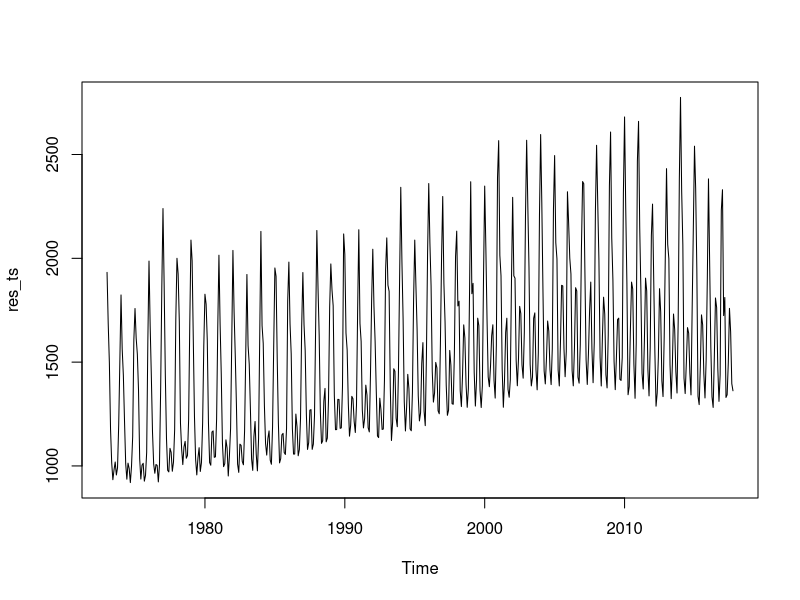
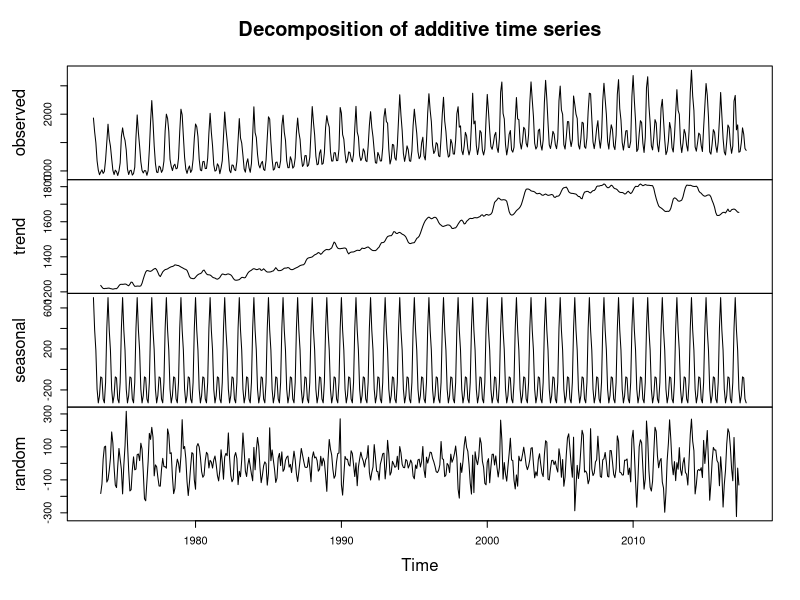
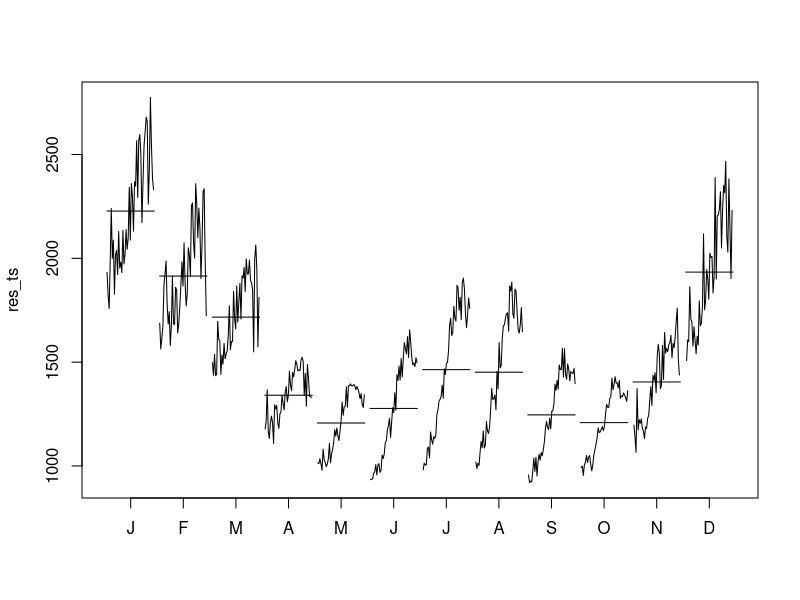
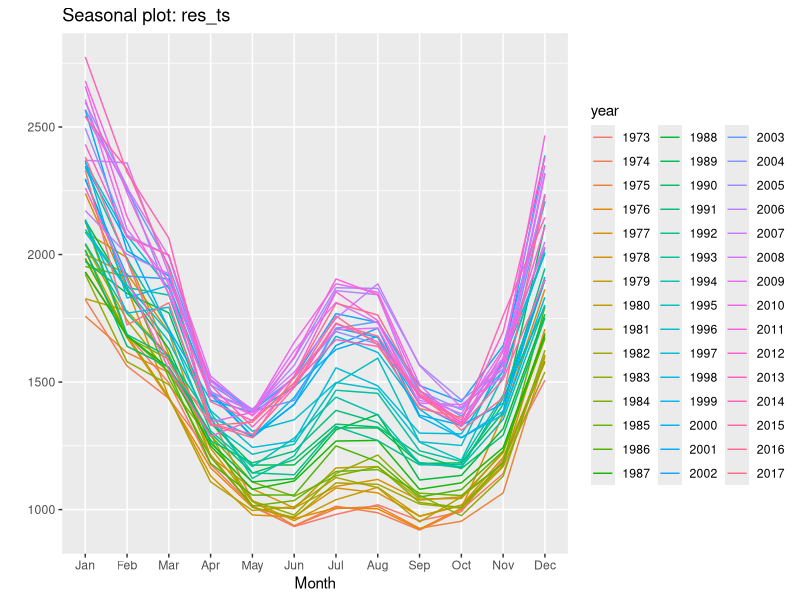
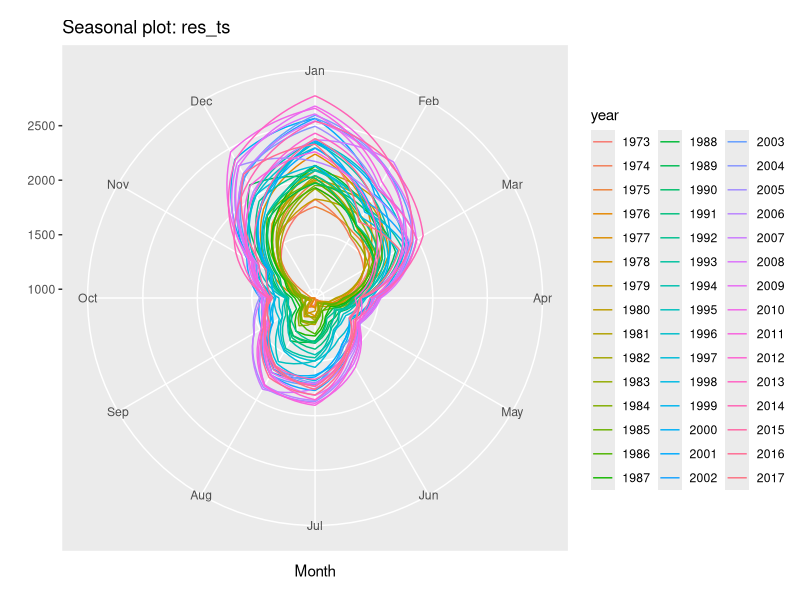
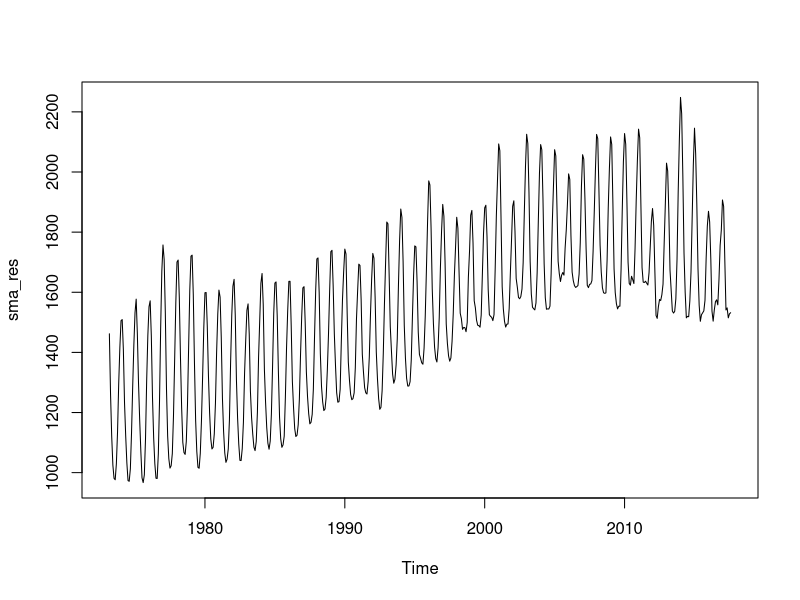
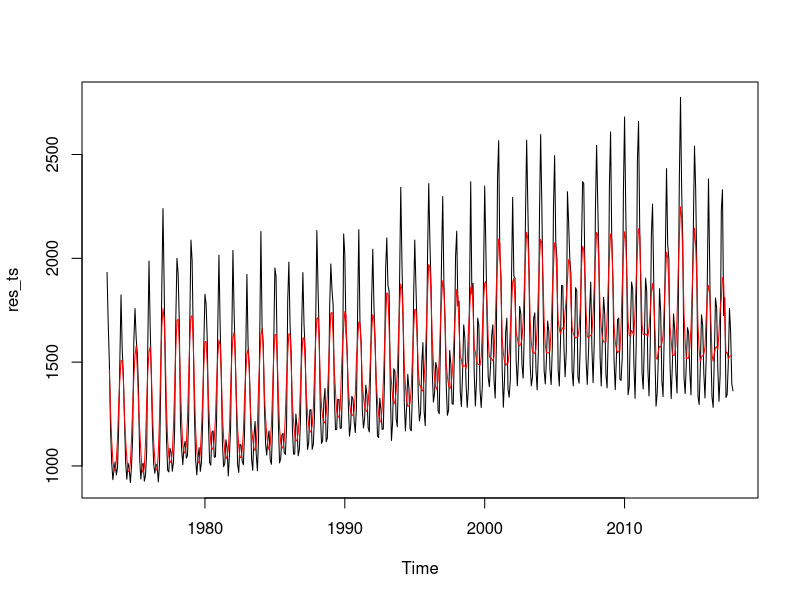
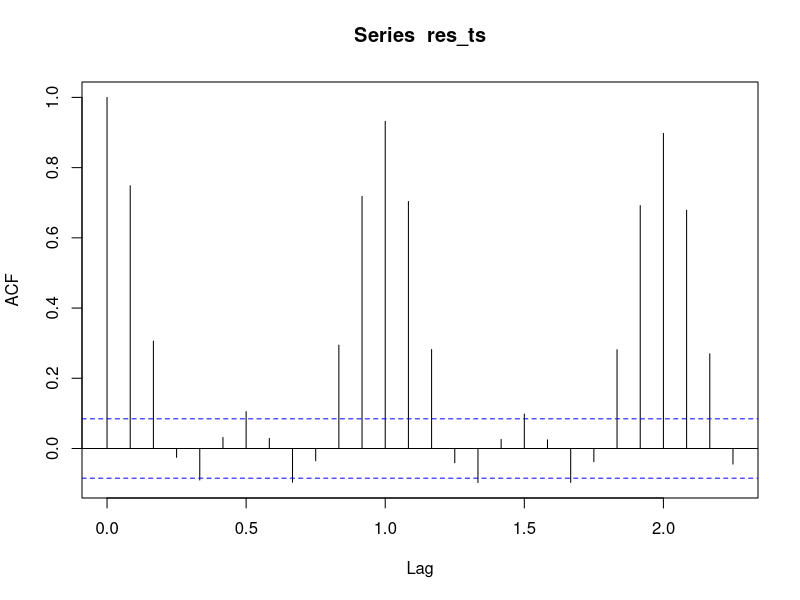

These charts were generated, in order, by the following R code:
## ---- chunk 1
knitr::opts_chunk$set(echo = TRUE)
## ---- chunk 2

library(tidyverse)
library(tseries)
library(forecast)

energy <- read_csv("energy.csv")

## ---- chunk 3

res_ts <- ts(energy$res_total, frequency = 12, start = c(1973,1)) # 12 indicates monthly data, starts in January of 1973)
# View(res_ts) gives different output than res_ts

plot(res_ts)

# looks additive, intermediate peaks get larger through time
## ---- chunk 4

res_dc <- decompose(res_ts) # does Steps 1-4 of decomposition from class (ie. trend, seasonal, residuals)
plot(res_dc) # original, trend, seasonality, residuals that show trends that don't depend on the other decompositions

## ---- chunk 5

# a lot of information in a simple way

monthplot(res_ts) # over the years that have been studied, there has been a large spike in residential energy usage in summer months (that intermediate peak!)

## ---- chunk 6

ggseasonplot(res_ts) # similar pattern each year, more recent years are higher

ggseasonplot(res_ts, polar = TRUE) # what's the y-axis for August here?

## ---- chunk 7

sma_res <- ma(res_ts, order = 5) # window size = 5, NAs on the ends means end value were cut because they don't have a window
plot(sma_res)

# play around with changing window size with plotting

plot(res_ts)
lines(sma_res, col = "red") # run simultaneously to get original data plot with moving average line

## ---- chunk 8

res_acf <- acf(res_ts) # acf = autocorrelation function

# drastic peaks every 12 months with minor correlations on either side

ggtsdisplay(res_ts) # displays original data and ACF, which is nice

## ---- chunk 9

res_hw <- HoltWinters(res_ts)
res_hw

# additive (yep), trend (yep)
# alpha, beta, gamma for smoothing
# coefficients will be used in linear combinations for forecasting

plot(res_hw)

# how does model look with original data? (before predicting)

## ---- chunk 10


res_forecast <- forecast(res_hw, h = 60) # H-W model we already created 60 increments - 5 years - into the future
plot(res_forecast)

# recent slight downward or constant trend is dominating
# dark grey ribbons 80% CI, light grey 95% CI
# call res_forecast values into ggplot()

## ---- chunk 11

par(mfrow = c(1,2))
hist(res_forecast$residuals)
qqnorm(res_forecast$residuals) # NICE


## ---- chunk 12

res_pdq <- auto.arima(res_ts)
res_pdq

# (p,d,q) non-seasonal = (1,0,2), (P,D,Q) seasonal = (0,1,1)
## ---- chunk 13

res_arima <- arima(res_ts, order = c(1,0,2), seasonal = list(order = c(0,1,1)))


# Check out the residuals

par(mfrow = c(1,2))
hist(res_arima$residuals)
qqnorm(res_arima$residuals)

# might be a little bit "leptokirtic" - sharper than normal

## ---- chunk 14

forecast_res <- forecast(res_arima, h = 72)
plot(forecast_res)

# similar to H-W plot because there is good seasonality

## ---- chunk 15

res_df <- data.frame(forecast_res) # coerce list to dataframe

# point forecast is forecasted estimate with 80% and 95% CI

month_seq <- seq(1,72)
res_df_2 <- data.frame(month_seq, res_df) # those row names....

ggplot(res_df_2, aes(x = month_seq, y = Point.Forecast)) +
  geom_line()

